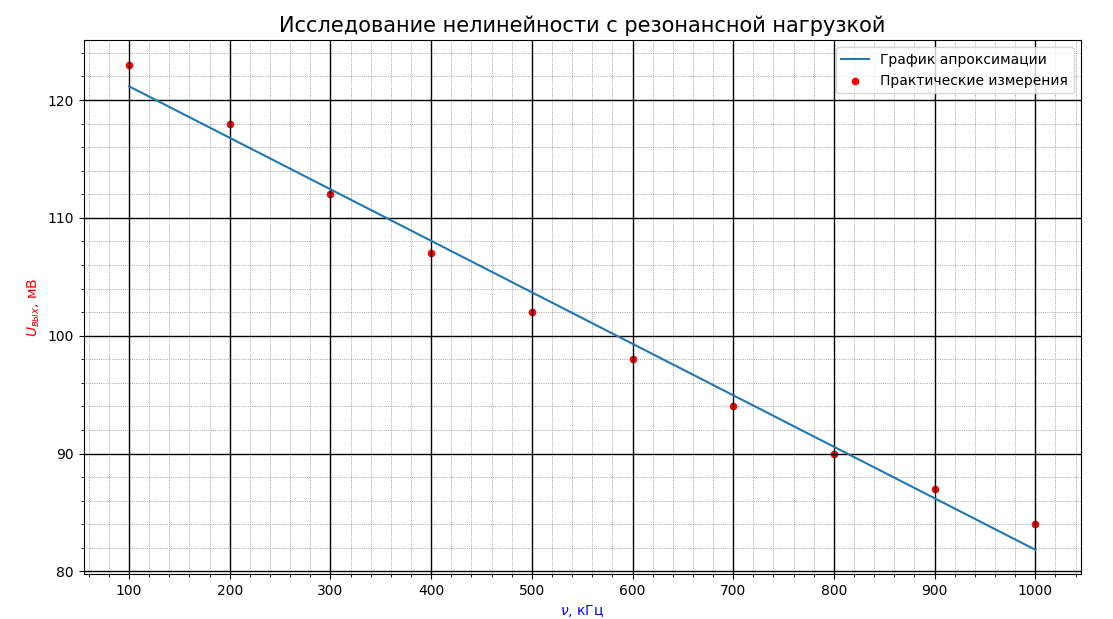

The Python source for this figure:
import matplotlib.pyplot as plt
import matplotlib.ticker as ticker
import numpy as np

x = np.linspace(100, 1000, 10)
y = []
y_1 = [246, 236, 224, 214, 204, 196, 188, 180, 174, 168]
for i in y_1:
    i = i/2
    y.append(i)

p = np.polyfit(x, y, 1)				# создание полинома первой степени - апроксимация
ya = np.polyval(p, x)				# координаты y для полинома

fig = plt.figure() 					# тело графика
plt.title (r'Исследование нелинейности с резонансной нагрузкой', fontsize = 15)	    # название графика
plt.xlabel(r'$\nu$, кГц', fontsize=10, color='blue')		# ось абсцисс (x)
plt.ylabel(r'$U_{вых}$, мВ', fontsize=10, color='red') 		# ось ординат (y)
plt.grid(True)                                # включение отображения стандартой сетки
plt.plot(x, ya, label='График апроксимации')        # график - апрокимация (прямая)

ax = fig.gca()          # возвращает текущую систему координат, not off

plt.scatter(x, y, s = 20, c = 'red', marker="o", alpha = 1, label = 'Практические измерения')     # отображение точек
plt.legend()   			# Отобразить легенду - label
# plt.errorbar(x, y, xerr=0.1, yerr=0.1, fmt = ',')       # отобразить погрешности

# #  Устанавливаем интервал основных и вспомогательных делений:
ax.xaxis.set_major_locator(ticker.MultipleLocator(100))
ax.xaxis.set_minor_locator(ticker.MultipleLocator(10))
ax.yaxis.set_major_locator(ticker.MultipleLocator(10))
ax.yaxis.set_minor_locator(ticker.MultipleLocator(1))
#
# #  Добавляем линии основной сетки:
ax.grid(which='major', color = 'k', linewidth = 1)
#
# #  Включаем видимость вспомогательных делений:
ax.minorticks_on()
#
# #  Вид вспомогательной сетки:
ax.grid(which='minor', color = 'dimgrey', linestyle = ':', linewidth = 0.5)
#
plt.show()
